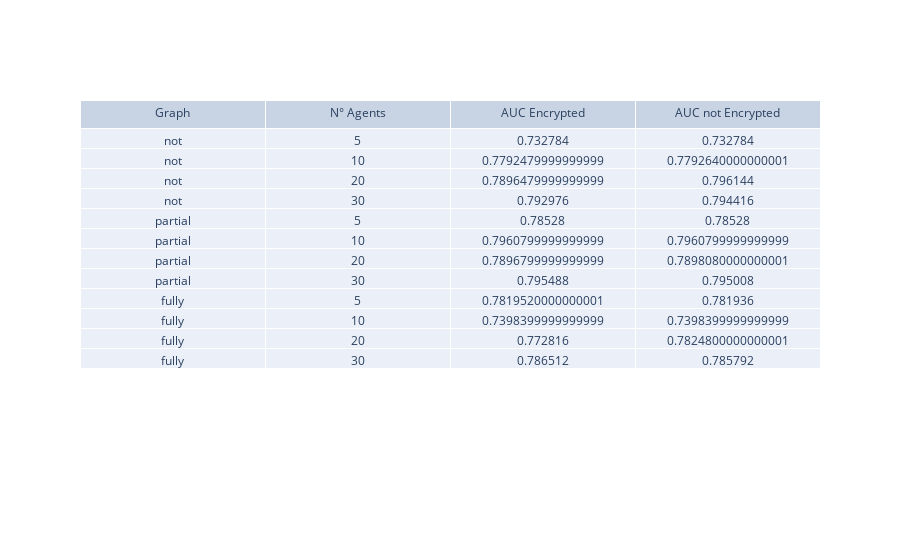

This figure's notebook cell:
### Markdown cell above
### AUC

### Code cell
auc = pd.read_csv('/home/simone/PycharmProjects/cPDS/logs/Data3/auc.csv', names=['nodes', 'graph', 'auc'])

auc['enc'] = 0
for index, row in auc.iterrows():
    if index%2==0:
        auc['enc'].iloc[index] = 'y'
    else:
        auc['enc'].iloc[index] = 'n'


auc_not_n = auc[(auc['graph']==0.1) & (auc['enc']=='n')].copy()
auc_partial_n = auc[(auc['graph']==0.5) & (auc['enc']=='n')].copy()
auc_fully_n = auc[(auc['graph']==1) & (auc['enc']=='n')].copy()

auc_not_n.rename(columns={"auc": "auc_n"}, inplace=True)
auc_partial_n.rename(columns={"auc": "auc_n"}, inplace=True)
auc_fully_n.rename(columns={"auc": "auc_n"}, inplace=True)

auc_not_y = auc[(auc['graph']==0.1) & (auc['enc']=='y')].copy()
auc_partial_y = auc[(auc['graph']==0.5) & (auc['enc']=='y')].copy()
auc_fully_y = auc[(auc['graph']==1) & (auc['enc']=='y')].copy()

auc_not_y['auc_n'] = auc_not_n['auc_n'].values
auc_partial_y['auc_n'] = auc_partial_n['auc_n'].values
auc_fully_y['auc_n'] = auc_fully_n['auc_n'].values


frames = [auc_not_y, auc_partial_y, auc_fully_y]
result = pd.concat(frames)

result.loc[result['graph'] == 0.1, 'graph'] = 'not'
result.loc[result['graph'] == 0.5, 'graph'] = 'partial'
result.loc[result['graph'] == 1, 'graph'] = 'fully'

fig = go.Figure(data=[go.Table(header=dict(values=['Graph', 'N° Agents', 'AUC Encrypted', 'AUC not Encrypted']),
                               cells=dict(values=[result['graph'], result['nodes'], result['auc'], result['auc_n']]))])
fig.show()

### Figure 1 — Plotly figure (JSON) as saved in the notebook; plotly's stock layout.template omitted (floating-point values rounded to 4 significant figures)
{"data": [{"cells": {"values": [["not", "not", "not", "not", "partial", "partial", "partial", "partial", "fully", "fully", "fully", "fully"], [5, 10, 20, 30, 5, 10, 20, 30, 5, 10, 20, 30], [0.7328, 0.7792, 0.7896, 0.793, 0.7853, 0.7961, 0.7897, 0.7955, 0.782, 0.7398, 0.7728, 0.7865], [0.7328, 0.7793, 0.7961, 0.7944, 0.7853, 0.7961, 0.7898, 0.795, 0.7819, 0.7398, 0.7825, 0.7858]]}, "header": {"values": ["Graph", "N° Agents", "AUC Encrypted", "AUC not Encrypted"]}, "type": "table"}], "layout": {}}
